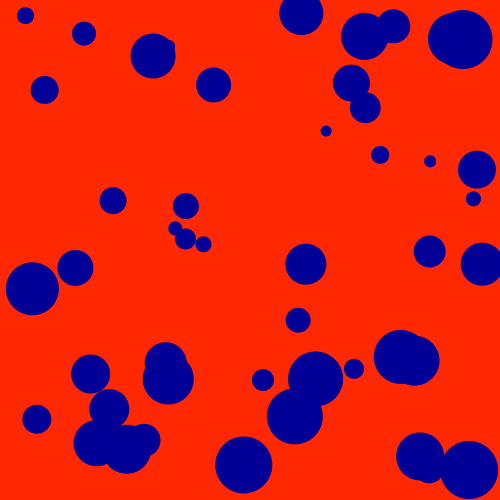
Frame 1 (no input)
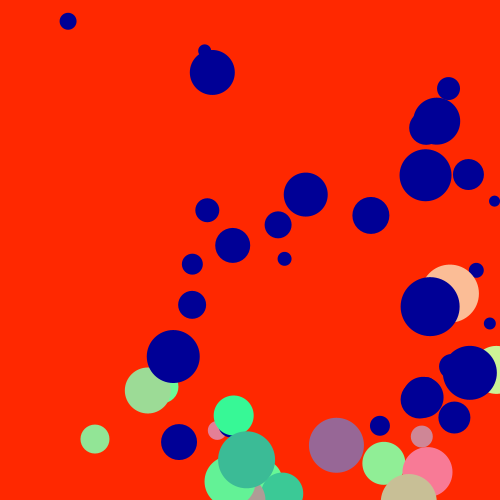
Frame 60 (the mouse pressed at the canvas centre just before this capture)
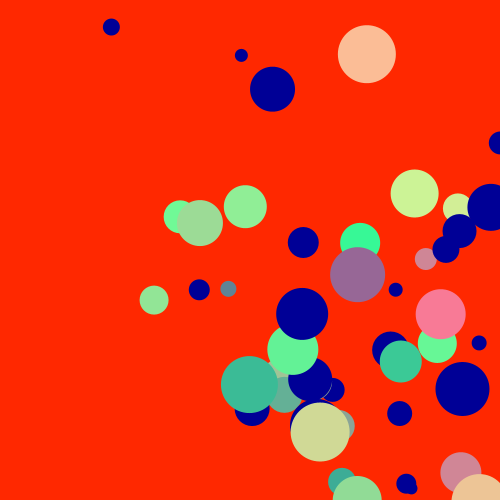
Frame 120 (the mouse held since frame 60 and released just before this capture)

The Processing sketch that drew these frames (run headless with seeded random() and noise(); from frame 60 on, the mouse is pressed at the canvas centre):

// Processing sketch: processing_33712
// ── processing_33712.pde

int numCircle = 50;
float [] r = new float [numCircle];
float [] g = new float [numCircle];

float [] circleX = new float [numCircle];
float [] circleY = new float [numCircle];
float [] velX = new float [numCircle];
float [] velY = new float [numCircle];


void setup() {

  size(500, 500);
  smooth();
  noStroke();



  for (int i=1; i<numCircle; i++) {
    circleX [i] = random(width);
    circleY [i] = random(height);
    
    velX [i] = random(3);
    velY [i] = random(5);
  }
}



void draw() {  

  background (255, 40, 0);


  for (int i=1; i<numCircle; i++) {
    circleX[i]+=velX[i];
    circleY[i]+=velY[i];

    if ((circleX[i]<0)||(circleX[i]>width)) {
      velX[i]=velX[i]*-0.95; // switch from + to minus
    }

    if ((circleY[i]<0)||(circleY[i]>height)) {
      velY[i]=velY[i]*-0.9;
    }
    
    if ((circleY[i]>height)) {
      r [i] = random(50,255);
      g [i] = random(100,255);

}
      fill(r[i],g[i],150);
          ellipse(circleX[i], circleY[i], i+10, i+10);

}
}
